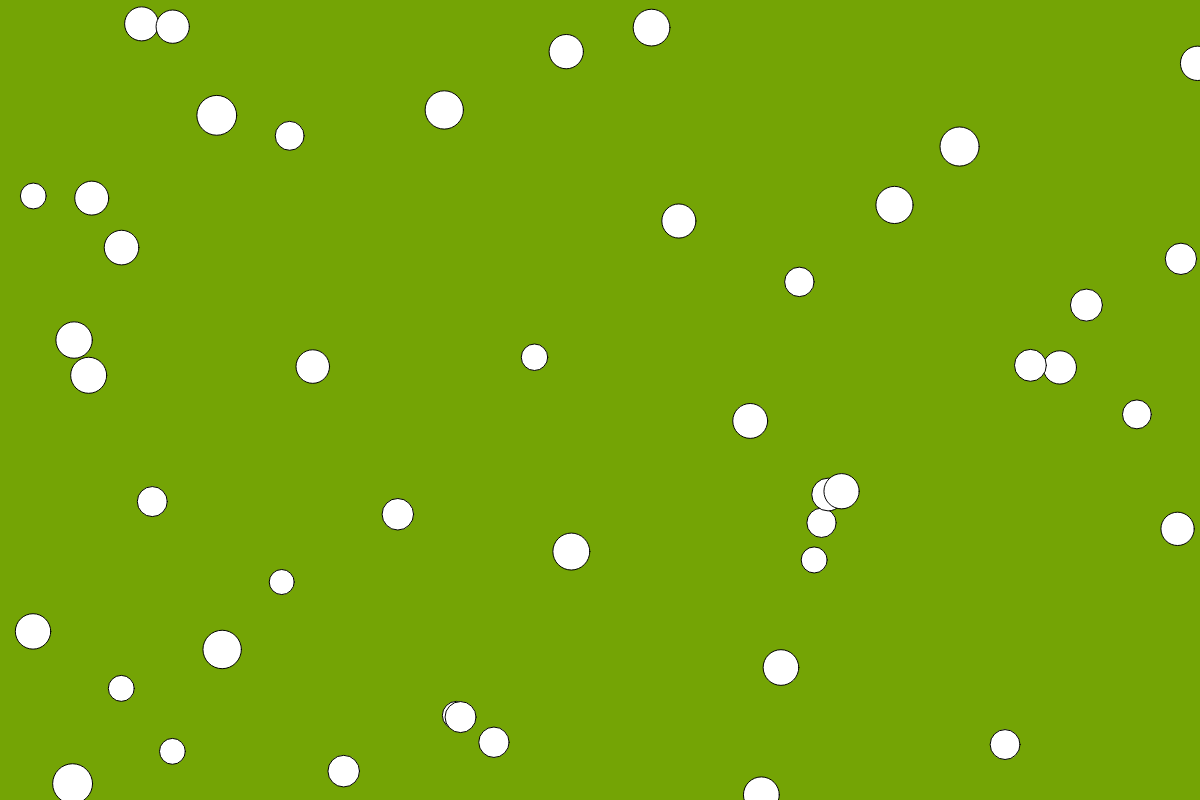
Frame 1 (no input)
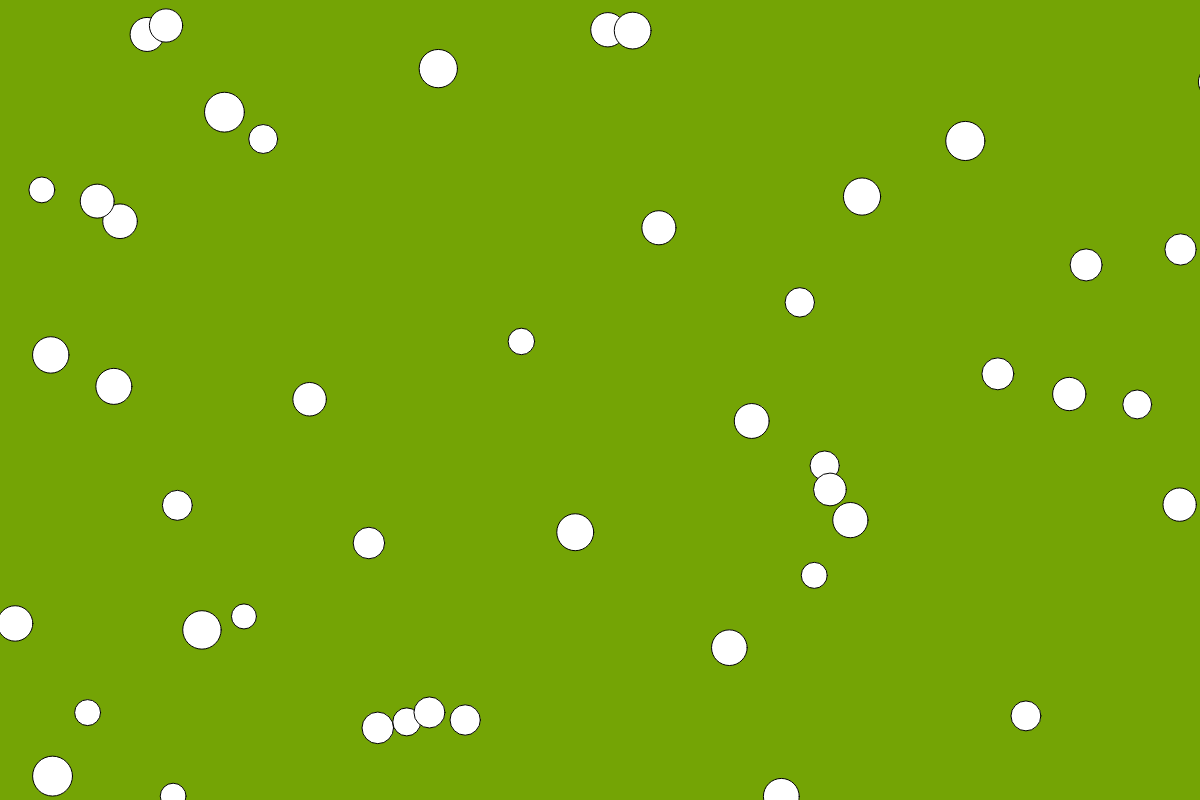
Frame 60 (no input)
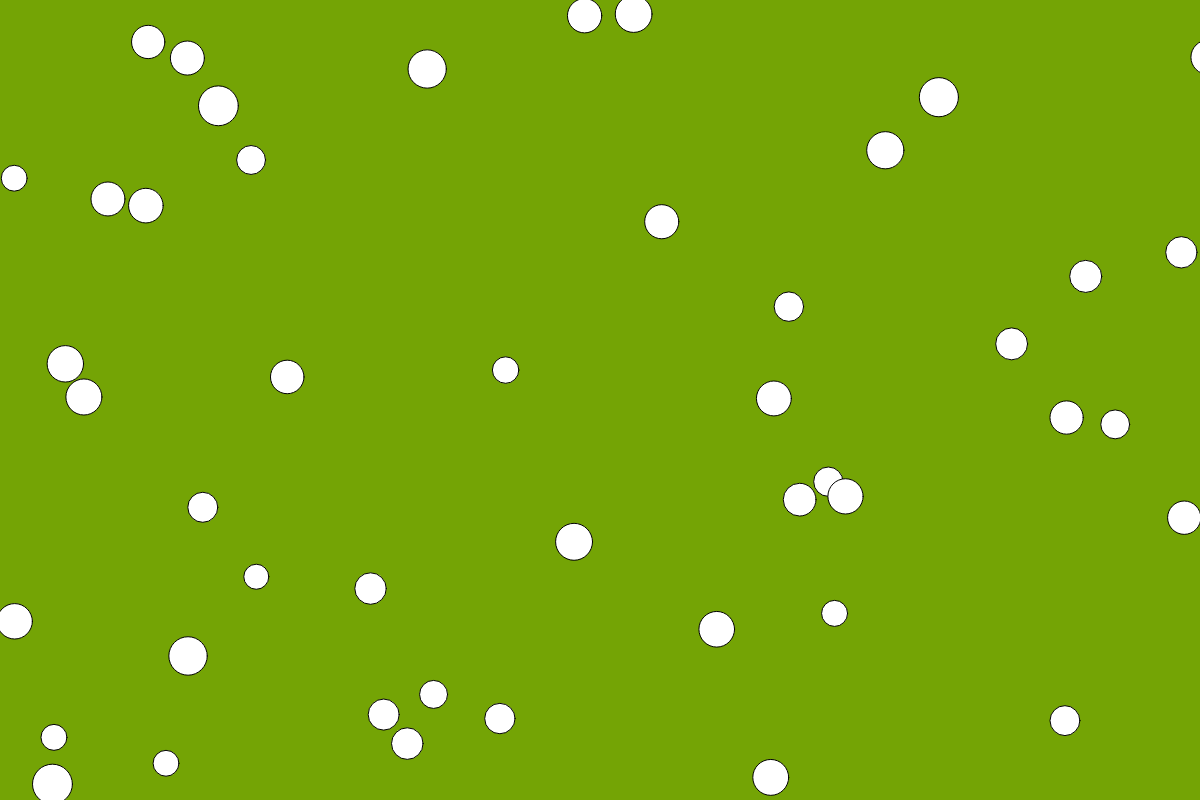
Frame 120 (the mouse pressed at the canvas centre since frame 60)

The p5.js sketch that drew these frames (run headless with seeded random() and noise() and a simulated clock; from frame 60 on, the mouse is pressed at the canvas centre):

// p5.js sketch
// ── sketch.js
//Create sketch by calling variables
var bubbles = []; // and array of Jitter objects
//set up sketch
function setup() {
  createCanvas(windowWidth, 800);
  // Create objects (bubbles)
  for (var i=2; i<50; i++) {
    bubbles.push(new Jitter());
  }
}
//design background and set up actions of the bubbles
function draw() {
  background('rgb(116, 164, 5)');
  for (var i=2; i<bubbles.length; i++) {
    bubbles[i].move();
    bubbles[i].display();
  }
}

// make the Jitter class
function Jitter() {
  this.x = random(width);
  this.y = random(height);
  this.diameter = random(40, 25);
  this.speed = 5;
//design the movement of the bubbles
  this.move = function() {
    this.x += random(-this.speed, this.speed);
    this.y += random(-this.speed, this.speed);
  };
//design the appearance of the bubbles
  this.display = function() {
    ellipse(this.x, this.y, this.diameter, this.diameter);
  };
}
